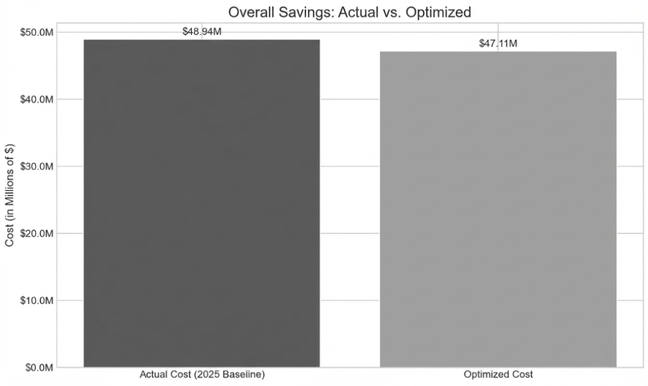
#> input picture research_paper/Latex/fig/total_savings_bar_bw.png, 648 x 386 px, shrunk from 1344 x 800 before the run
$ python figure_converter.py
#> lines starting #> are read from the running program, lines starting #| are printed output that depends on the picture
from PIL import Image

img = Image.open("fig/total_savings_bar_bw.png")
#> img is the input picture: PIL image 648x386 RGBA; mean R, G, B, A 172.7, 172.7, 172.6, 255
img.save("fig/total_savings_bar_bw.pdf")


img = Image.open("fig/savings_analysis_bw.png")
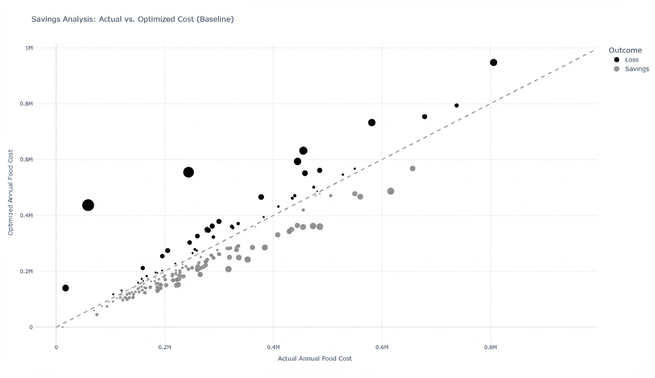
#> input picture research_paper/Latex/fig/savings_analysis_bw.png, 655 x 378 px, shrunk from 1360 x 784 before the run
#> img is the input picture: PIL image 655x378 RGBA; mean R, G, B, A 252.3, 252.4, 252.4, 255
img.save("fig/savings_analysis_bw.pdf")

img = Image.open("fig/savings_by_size_total_baseline.png")
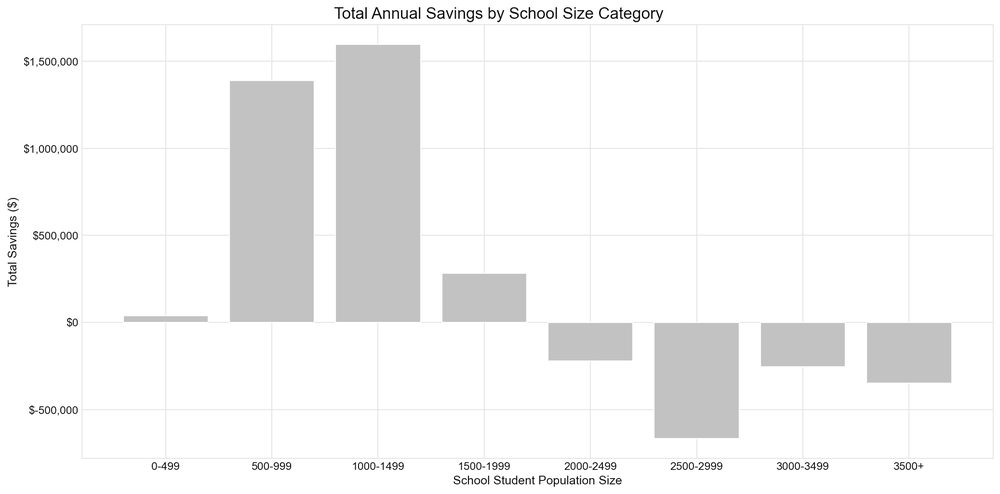
#> input picture research_paper/Latex/fig/savings_by_size_total_baseline.png, 1000 x 494 px, shrunk from 2075 x 1025 before the run
#> img is the input picture: PIL image 1000x494 RGB; min 0, max 255, mean 244.3
img.save("fig/savings_by_size_total_baseline.pdf")
